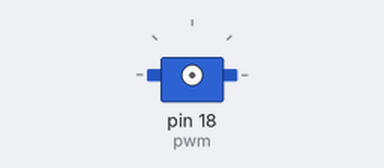
Bench run of a program on a simulated Raspberry Pi (header pin numbers). Shown: servo. Servo angles are drawn from the pulse width (0.5 ms = 0°, 2.5 ms = 180°). At 2.8 s the program stops and its outputs stay as they are.

Above: at 0.1 s.
At 2.8 s:
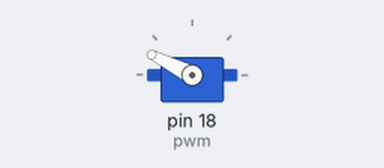
Timing chart, 0 to 4.3 s (numbered marks = the images above):
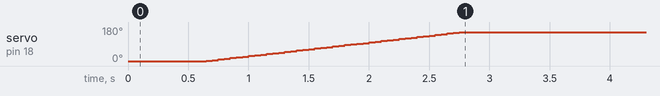

The program:

servoSweep.py
```python
# Import libraries
import RPi.GPIO as GPIO
import time

# Set GPIO numbering mode
GPIO.setmode(GPIO.BOARD)

# Set pin 11 as an output, and define as servo1 as PWM pin
GPIO.setup(18,GPIO.OUT)
pwm = GPIO.PWM(18,50) # pin 11 for servo1, pulse 50Hz

def ServoSweep():
    #start PWM running, but with value of 0 (pulse off)
    pwm.start(0)
    # Define variable duty
    duty = 0

    # Loop for duty values from 0 to 10 (0 to 180 degrees)
    while duty <= 11:
        pwm.ChangeDutyCycle(duty)
        time.sleep(0.05)
        #pwm.ChangeDutyCycle(0)
        #time.sleep(0.001)
        duty = duty + 0.2

#try:
    #while True:
ServoSweep()

#finally:
    #Clean things up at the end
pwm.stop()
GPIO.cleanup()
```
